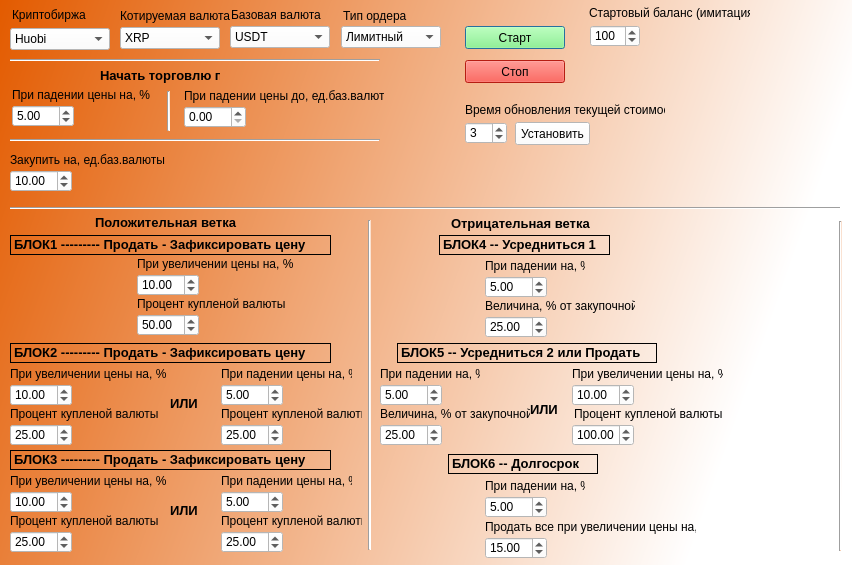
<?xml version="1.0" encoding="UTF-8"?>
<ui version="4.0">
 <class>TradeSettingsWindow</class>
 <widget class="QDialog" name="TradeSettingsWindow">
  <property name="windowModality">
   <enum>Qt::WindowModal</enum>
  </property>
  <property name="geometry">
   <rect>
    <x>0</x>
    <y>0</y>
    <width>852</width>
    <height>565</height>
   </rect>
  </property>
  <property name="sizePolicy">
   <sizepolicy hsizetype="Fixed" vsizetype="Fixed">
    <horstretch>0</horstretch>
    <verstretch>0</verstretch>
   </sizepolicy>
  </property>
  <property name="minimumSize">
   <size>
    <width>315</width>
    <height>357</height>
   </size>
  </property>
  <property name="contextMenuPolicy">
   <enum>Qt::ActionsContextMenu</enum>
  </property>
  <property name="windowTitle">
   <string>Настройки крипто-бота</string>
  </property>
  <property name="windowIcon">
   <iconset>
    <normaloff>img/Logo.jpg</normaloff>img/Logo.jpg</iconset>
  </property>
  <property name="whatsThis">
   <string notr="true"/>
  </property>
  <property name="styleSheet">
   <string notr="true">background-color: qlineargradient(spread:pad, x1:0, y1:0, x2:0.983, y2:0.227273, stop:0 rgba(227, 91, 0, 255), stop:1 rgba(255, 255, 255, 255));</string>
  </property>
  <property name="modal">
   <bool>true</bool>
  </property>
  <widget class="QComboBox" name="comboBox_exchangeType">
   <property name="enabled">
    <bool>true</bool>
   </property>
   <property name="geometry">
    <rect>
     <x>10</x>
     <y>28</y>
     <width>100</width>
     <height>22</height>
    </rect>
   </property>
   <property name="styleSheet">
    <string notr="true">background-color: rgb(255, 255, 255);</string>
   </property>
   <item>
    <property name="text">
     <string>Huobi</string>
    </property>
   </item>
   <item>
    <property name="text">
     <string>Myfin</string>
    </property>
   </item>
   <item>
    <property name="text">
     <string>Kucoin</string>
    </property>
   </item>
   <item>
    <property name="text">
     <string>Coinbase</string>
    </property>
   </item>
  </widget>
  <widget class="QLabel" name="label_exchangeType">
   <property name="enabled">
    <bool>true</bool>
   </property>
   <property name="geometry">
    <rect>
     <x>12</x>
     <y>5</y>
     <width>81</width>
     <height>20</height>
    </rect>
   </property>
   <property name="styleSheet">
    <string notr="true">background-color:0,0,0,10</string>
   </property>
   <property name="text">
    <string>Криптобиржа</string>
   </property>
  </widget>
  <widget class="QLabel" name="label_tradeBaseCoin">
   <property name="enabled">
    <bool>true</bool>
   </property>
   <property name="geometry">
    <rect>
     <x>231</x>
     <y>5</y>
     <width>110</width>
     <height>20</height>
    </rect>
   </property>
   <property name="styleSheet">
    <string notr="true">background-color:0,0,0,10</string>
   </property>
   <property name="text">
    <string>Базовая валюта</string>
   </property>
  </widget>
  <widget class="QLabel" name="label_tradeQuotCoin">
   <property name="enabled">
    <bool>true</bool>
   </property>
   <property name="geometry">
    <rect>
     <x>120</x>
     <y>6</y>
     <width>111</width>
     <height>20</height>
    </rect>
   </property>
   <property name="styleSheet">
    <string notr="true">background-color:0,0,0,10</string>
   </property>
   <property name="text">
    <string>Котируемая валюта</string>
   </property>
  </widget>
  <widget class="QComboBox" name="comboBox_tradeBaseCoin">
   <property name="enabled">
    <bool>true</bool>
   </property>
   <property name="geometry">
    <rect>
     <x>230</x>
     <y>26</y>
     <width>100</width>
     <height>22</height>
    </rect>
   </property>
   <property name="styleSheet">
    <string notr="true">background-color: rgb(255, 255, 255);</string>
   </property>
   <property name="inputMethodHints">
    <set>Qt::ImhNone</set>
   </property>
   <property name="editable">
    <bool>false</bool>
   </property>
   <property name="currentText">
    <string>USDT</string>
   </property>
   <property name="insertPolicy">
    <enum>QComboBox::InsertAlphabetically</enum>
   </property>
   <item>
    <property name="text">
     <string>USDT</string>
    </property>
   </item>
   <item>
    <property name="text">
     <string>RUB</string>
    </property>
   </item>
   <item>
    <property name="text">
     <string>USD</string>
    </property>
   </item>
   <item>
    <property name="text">
     <string>EUR</string>
    </property>
   </item>
   <item>
    <property name="text">
     <string>GBP</string>
    </property>
   </item>
  </widget>
  <widget class="QComboBox" name="comboBox_tradeQuotCoin">
   <property name="enabled">
    <bool>true</bool>
   </property>
   <property name="geometry">
    <rect>
     <x>120</x>
     <y>27</y>
     <width>100</width>
     <height>22</height>
    </rect>
   </property>
   <property name="styleSheet">
    <string notr="true">background-color: rgb(255, 255, 255);</string>
   </property>
   <item>
    <property name="text">
     <string>XRP</string>
    </property>
   </item>
   <item>
    <property name="text">
     <string>BTC</string>
    </property>
   </item>
   <item>
    <property name="text">
     <string>ETH</string>
    </property>
   </item>
   <item>
    <property name="text">
     <string>USDT</string>
    </property>
   </item>
   <item>
    <property name="text">
     <string>BNB</string>
    </property>
   </item>
   <item>
    <property name="text">
     <string>USD Coin</string>
    </property>
   </item>
   <item>
    <property name="text">
     <string>Cardano</string>
    </property>
   </item>
   <item>
    <property name="text">
     <string>Dogecoin</string>
    </property>
   </item>
   <item>
    <property name="text">
     <string>Solana</string>
    </property>
   </item>
   <item>
    <property name="text">
     <string>TRON</string>
    </property>
   </item>
   <item>
    <property name="text">
     <string>Ton</string>
    </property>
   </item>
   <item>
    <property name="text">
     <string>Dai</string>
    </property>
   </item>
   <item>
    <property name="text">
     <string>Polkadot</string>
    </property>
   </item>
   <item>
    <property name="text">
     <string>Polygon</string>
    </property>
   </item>
   <item>
    <property name="text">
     <string>Litecoin</string>
    </property>
   </item>
   <item>
    <property name="text">
     <string>SHIBA INU</string>
    </property>
   </item>
   <item>
    <property name="text">
     <string>Wrapped Bitcoin</string>
    </property>
   </item>
   <item>
    <property name="text">
     <string>Bitcoin Cash</string>
    </property>
   </item>
   <item>
    <property name="text">
     <string>UNUS SED LEO</string>
    </property>
   </item>
   <item>
    <property name="text">
     <string>Avalanche</string>
    </property>
   </item>
   <item>
    <property name="text">
     <string>TrueUSD</string>
    </property>
   </item>
   <item>
    <property name="text">
     <string>Chainlink</string>
    </property>
   </item>
   <item>
    <property name="text">
     <string>Stellar Lumens</string>
    </property>
   </item>
   <item>
    <property name="text">
     <string>Binance USD</string>
    </property>
   </item>
   <item>
    <property name="text">
     <string>Monero</string>
    </property>
   </item>
   <item>
    <property name="text">
     <string>Uniswap</string>
    </property>
   </item>
   <item>
    <property name="text">
     <string>Aave UNI V2</string>
    </property>
   </item>
   <item>
    <property name="text">
     <string>OKB</string>
    </property>
   </item>
   <item>
    <property name="text">
     <string>Cosmos</string>
    </property>
   </item>
   <item>
    <property name="text">
     <string>Ethereum Classic</string>
    </property>
   </item>
   <item>
    <property name="text">
     <string>Binance Chain Native Token</string>
    </property>
   </item>
   <item>
    <property name="text">
     <string>Crypto.com Coin</string>
    </property>
   </item>
   <item>
    <property name="text">
     <string>Hedera Hashgraph</string>
    </property>
   </item>
   <item>
    <property name="text">
     <string>THETA</string>
    </property>
   </item>
   <item>
    <property name="text">
     <string>Wrapped Bitcoin</string>
    </property>
   </item>
   <item>
    <property name="text">
     <string>IOTA</string>
    </property>
   </item>
   <item>
    <property name="text">
     <string>Bitcoin Cash</string>
    </property>
   </item>
   <item>
    <property name="text">
     <string>Stellar</string>
    </property>
   </item>
   <item>
    <property name="text">
     <string>Acala</string>
    </property>
   </item>
   <item>
    <property name="text">
     <string>XDC Mainnet</string>
    </property>
   </item>
   <item>
    <property name="text">
     <string>KuCoin Token</string>
    </property>
   </item>
   <item>
    <property name="text">
     <string>EOS</string>
    </property>
   </item>
   <item>
    <property name="text">
     <string>ZCash</string>
    </property>
   </item>
   <item>
    <property name="text">
     <string>NEO</string>
    </property>
   </item>
   <item>
    <property name="text">
     <string>DigitalCash</string>
    </property>
   </item>
   <item>
    <property name="text">
     <string>Verge</string>
    </property>
   </item>
   <item>
    <property name="text">
     <string>OmiseGo</string>
    </property>
   </item>
   <item>
    <property name="text">
     <string>NEM</string>
    </property>
   </item>
   <item>
    <property name="text">
     <string>DigiByte</string>
    </property>
   </item>
   <item>
    <property name="text">
     <string>Bitshares</string>
    </property>
   </item>
  </widget>
  <widget class="QLabel" name="label_percentStartCondition">
   <property name="enabled">
    <bool>true</bool>
   </property>
   <property name="geometry">
    <rect>
     <x>12</x>
     <y>85</y>
     <width>150</width>
     <height>20</height>
    </rect>
   </property>
   <property name="styleSheet">
    <string notr="true">background-color:0,0,0,10</string>
   </property>
   <property name="text">
    <string>При падении цены на, %</string>
   </property>
  </widget>
  <widget class="QDoubleSpinBox" name="doubleSpinBox_percentStartCondition">
   <property name="enabled">
    <bool>true</bool>
   </property>
   <property name="geometry">
    <rect>
     <x>12</x>
     <y>105</y>
     <width>62</width>
     <height>22</height>
    </rect>
   </property>
   <property name="styleSheet">
    <string notr="true">background-color: rgb(255, 255, 255);</string>
   </property>
   <property name="value">
    <double>5.000000000000000</double>
   </property>
  </widget>
  <widget class="QLabel" name="label_purchaseAmount">
   <property name="enabled">
    <bool>true</bool>
   </property>
   <property name="geometry">
    <rect>
     <x>10</x>
     <y>150</y>
     <width>160</width>
     <height>20</height>
    </rect>
   </property>
   <property name="styleSheet">
    <string notr="true">background-color:0,0,0,10</string>
   </property>
   <property name="text">
    <string>Закупить на, ед.баз.валюты</string>
   </property>
  </widget>
  <widget class="QDoubleSpinBox" name="doubleSpinBox_purchaseAmount">
   <property name="enabled">
    <bool>true</bool>
   </property>
   <property name="geometry">
    <rect>
     <x>10</x>
     <y>170</y>
     <width>62</width>
     <height>22</height>
    </rect>
   </property>
   <property name="styleSheet">
    <string notr="true">background-color: rgb(255, 255, 255);</string>
   </property>
   <property name="maximum">
    <double>999.990000000000009</double>
   </property>
   <property name="value">
    <double>10.000000000000000</double>
   </property>
  </widget>
  <widget class="Line" name="line_startTradeCondition">
   <property name="geometry">
    <rect>
     <x>167</x>
     <y>91</y>
     <width>3</width>
     <height>40</height>
    </rect>
   </property>
   <property name="orientation">
    <enum>Qt::Vertical</enum>
   </property>
  </widget>
  <widget class="QLabel" name="label_priceStartCondition">
   <property name="enabled">
    <bool>true</bool>
   </property>
   <property name="geometry">
    <rect>
     <x>184</x>
     <y>86</y>
     <width>200</width>
     <height>20</height>
    </rect>
   </property>
   <property name="styleSheet">
    <string notr="true">background-color:0,0,0,10</string>
   </property>
   <property name="text">
    <string>При падении цены до, ед.баз.валюты</string>
   </property>
  </widget>
  <widget class="QDoubleSpinBox" name="doubleSpinBox_priceStartCondition">
   <property name="enabled">
    <bool>true</bool>
   </property>
   <property name="geometry">
    <rect>
     <x>184</x>
     <y>106</y>
     <width>62</width>
     <height>22</height>
    </rect>
   </property>
   <property name="styleSheet">
    <string notr="true">background-color: rgb(255, 255, 255);</string>
   </property>
  </widget>
  <widget class="QLabel" name="label_startTradeCondition">
   <property name="geometry">
    <rect>
     <x>100</x>
     <y>66</y>
     <width>120</width>
     <height>20</height>
    </rect>
   </property>
   <property name="styleSheet">
    <string notr="true">background-color:0,0,0,10</string>
   </property>
   <property name="text">
    <string>&lt;html&gt;&lt;head/&gt;&lt;body&gt;&lt;p&gt;&lt;span style=&quot; font-size:10pt; font-weight:600;&quot;&gt;Начать торговлю при&lt;/span&gt;&lt;/p&gt;&lt;/body&gt;&lt;/html&gt;</string>
   </property>
  </widget>
  <widget class="Line" name="line_settingPanel">
   <property name="geometry">
    <rect>
     <x>10</x>
     <y>52</y>
     <width>370</width>
     <height>16</height>
    </rect>
   </property>
   <property name="styleSheet">
    <string notr="true">background-color:0,0,0,10</string>
   </property>
   <property name="orientation">
    <enum>Qt::Horizontal</enum>
   </property>
  </widget>
  <widget class="Line" name="line_settingPanel_2">
   <property name="geometry">
    <rect>
     <x>10</x>
     <y>132</y>
     <width>370</width>
     <height>16</height>
    </rect>
   </property>
   <property name="styleSheet">
    <string notr="true">background-color:0,0,0,10</string>
   </property>
   <property name="orientation">
    <enum>Qt::Horizontal</enum>
   </property>
  </widget>
  <widget class="Line" name="line_settingPanel_3">
   <property name="geometry">
    <rect>
     <x>10</x>
     <y>200</y>
     <width>830</width>
     <height>16</height>
    </rect>
   </property>
   <property name="styleSheet">
    <string notr="true">background-color:0,0,0,10</string>
   </property>
   <property name="orientation">
    <enum>Qt::Horizontal</enum>
   </property>
  </widget>
  <widget class="QLabel" name="label_positiveBranch_sell">
   <property name="geometry">
    <rect>
     <x>10</x>
     <y>235</y>
     <width>321</width>
     <height>20</height>
    </rect>
   </property>
   <property name="styleSheet">
    <string notr="true">background-color:0,0,0,10</string>
   </property>
   <property name="frameShape">
    <enum>QFrame::Box</enum>
   </property>
   <property name="text">
    <string>&lt;html&gt;&lt;head/&gt;&lt;body&gt;&lt;p&gt;&lt;span style=&quot; font-size:10pt; font-weight:600;&quot;&gt;БЛОК1 --------- Продать - Зафиксировать цену&lt;/span&gt;&lt;/p&gt;&lt;/body&gt;&lt;/html&gt;</string>
   </property>
  </widget>
  <widget class="QLabel" name="label_positiveBranch_upPercent">
   <property name="enabled">
    <bool>true</bool>
   </property>
   <property name="geometry">
    <rect>
     <x>137</x>
     <y>254</y>
     <width>230</width>
     <height>20</height>
    </rect>
   </property>
   <property name="styleSheet">
    <string notr="true">background-color:0,0,0,10</string>
   </property>
   <property name="text">
    <string>При увеличении цены на, %</string>
   </property>
  </widget>
  <widget class="QDoubleSpinBox" name="doubleSpinBox_positiveBranch_upPercent">
   <property name="enabled">
    <bool>true</bool>
   </property>
   <property name="geometry">
    <rect>
     <x>137</x>
     <y>274</y>
     <width>62</width>
     <height>22</height>
    </rect>
   </property>
   <property name="styleSheet">
    <string notr="true">background-color: rgb(255, 255, 255);</string>
   </property>
   <property name="maximum">
    <double>999.990000000000009</double>
   </property>
   <property name="value">
    <double>10.000000000000000</double>
   </property>
  </widget>
  <widget class="QLabel" name="label_positiveBranch_sellPercent">
   <property name="enabled">
    <bool>true</bool>
   </property>
   <property name="geometry">
    <rect>
     <x>137</x>
     <y>294</y>
     <width>190</width>
     <height>20</height>
    </rect>
   </property>
   <property name="styleSheet">
    <string notr="true">background-color:0,0,0,10</string>
   </property>
   <property name="text">
    <string>Процент купленой валюты</string>
   </property>
  </widget>
  <widget class="QDoubleSpinBox" name="doubleSpinBox_positiveBranch_sellPercent">
   <property name="enabled">
    <bool>true</bool>
   </property>
   <property name="geometry">
    <rect>
     <x>137</x>
     <y>314</y>
     <width>62</width>
     <height>22</height>
    </rect>
   </property>
   <property name="styleSheet">
    <string notr="true">background-color: rgb(255, 255, 255);</string>
   </property>
   <property name="maximum">
    <double>999.990000000000009</double>
   </property>
   <property name="value">
    <double>50.000000000000000</double>
   </property>
  </widget>
  <widget class="QLabel" name="label_positiveBranch">
   <property name="geometry">
    <rect>
     <x>95</x>
     <y>213</y>
     <width>160</width>
     <height>20</height>
    </rect>
   </property>
   <property name="styleSheet">
    <string notr="true">background-color:0,0,0,10</string>
   </property>
   <property name="text">
    <string>&lt;html&gt;&lt;head/&gt;&lt;body&gt;&lt;p&gt;&lt;span style=&quot; font-size:10pt; font-weight:600;&quot;&gt;Положительная ветка&lt;/span&gt;&lt;/p&gt;&lt;/body&gt;&lt;/html&gt;</string>
   </property>
  </widget>
  <widget class="Line" name="line_startTradeCondition_2">
   <property name="geometry">
    <rect>
     <x>368</x>
     <y>220</y>
     <width>3</width>
     <height>330</height>
    </rect>
   </property>
   <property name="orientation">
    <enum>Qt::Vertical</enum>
   </property>
  </widget>
  <widget class="QLabel" name="label_negativeBranch">
   <property name="geometry">
    <rect>
     <x>451</x>
     <y>214</y>
     <width>160</width>
     <height>20</height>
    </rect>
   </property>
   <property name="styleSheet">
    <string notr="true">background-color:0,0,0,10</string>
   </property>
   <property name="text">
    <string>&lt;html&gt;&lt;head/&gt;&lt;body&gt;&lt;p&gt;&lt;span style=&quot; font-size:10pt; font-weight:600;&quot;&gt;Отрицательная ветка&lt;/span&gt;&lt;/p&gt;&lt;/body&gt;&lt;/html&gt;</string>
   </property>
  </widget>
  <widget class="QDoubleSpinBox" name="doubleSpinBox_negativeBranch_averagePercent_1">
   <property name="enabled">
    <bool>true</bool>
   </property>
   <property name="geometry">
    <rect>
     <x>485</x>
     <y>316</y>
     <width>62</width>
     <height>22</height>
    </rect>
   </property>
   <property name="styleSheet">
    <string notr="true">background-color: rgb(255, 255, 255);</string>
   </property>
   <property name="maximum">
    <double>999.990000000000009</double>
   </property>
   <property name="value">
    <double>25.000000000000000</double>
   </property>
  </widget>
  <widget class="QLabel" name="label_negativeBranch_averagePercent_1">
   <property name="enabled">
    <bool>true</bool>
   </property>
   <property name="geometry">
    <rect>
     <x>485</x>
     <y>296</y>
     <width>150</width>
     <height>20</height>
    </rect>
   </property>
   <property name="styleSheet">
    <string notr="true">background-color:0,0,0,10</string>
   </property>
   <property name="text">
    <string>Величина, % от закупочной</string>
   </property>
  </widget>
  <widget class="QDoubleSpinBox" name="doubleSpinBox_negativeBranch_downPercent_1">
   <property name="enabled">
    <bool>true</bool>
   </property>
   <property name="geometry">
    <rect>
     <x>485</x>
     <y>276</y>
     <width>62</width>
     <height>22</height>
    </rect>
   </property>
   <property name="styleSheet">
    <string notr="true">background-color: rgb(255, 255, 255);</string>
   </property>
   <property name="maximum">
    <double>999.990000000000009</double>
   </property>
   <property name="value">
    <double>5.000000000000000</double>
   </property>
  </widget>
  <widget class="QLabel" name="label_negativeBranch_downPercent_1">
   <property name="enabled">
    <bool>true</bool>
   </property>
   <property name="geometry">
    <rect>
     <x>485</x>
     <y>256</y>
     <width>100</width>
     <height>20</height>
    </rect>
   </property>
   <property name="styleSheet">
    <string notr="true">background-color:0,0,0,10</string>
   </property>
   <property name="text">
    <string>При падении на, %</string>
   </property>
  </widget>
  <widget class="QLabel" name="label_negativeBranch_averaging1">
   <property name="geometry">
    <rect>
     <x>439</x>
     <y>235</y>
     <width>171</width>
     <height>20</height>
    </rect>
   </property>
   <property name="styleSheet">
    <string notr="true">background-color:0,0,0,10</string>
   </property>
   <property name="frameShape">
    <enum>QFrame::Box</enum>
   </property>
   <property name="text">
    <string>&lt;html&gt;&lt;head/&gt;&lt;body&gt;&lt;p&gt;&lt;span style=&quot; font-size:10pt; font-weight:600;&quot;&gt;БЛОК4 -- Усредниться 1&lt;/span&gt;&lt;/p&gt;&lt;/body&gt;&lt;/html&gt;</string>
   </property>
  </widget>
  <widget class="Line" name="line_startTradeCondition_3">
   <property name="geometry">
    <rect>
     <x>839</x>
     <y>221</y>
     <width>3</width>
     <height>330</height>
    </rect>
   </property>
   <property name="orientation">
    <enum>Qt::Vertical</enum>
   </property>
  </widget>
  <widget class="QDoubleSpinBox" name="doubleSpinBox_negativeBranch_averagePercent_2">
   <property name="enabled">
    <bool>true</bool>
   </property>
   <property name="geometry">
    <rect>
     <x>380</x>
     <y>424</y>
     <width>62</width>
     <height>22</height>
    </rect>
   </property>
   <property name="styleSheet">
    <string notr="true">background-color: rgb(255, 255, 255);</string>
   </property>
   <property name="maximum">
    <double>999.990000000000009</double>
   </property>
   <property name="value">
    <double>25.000000000000000</double>
   </property>
  </widget>
  <widget class="QDoubleSpinBox" name="doubleSpinBox_negativeBranch_downPercent_2">
   <property name="enabled">
    <bool>true</bool>
   </property>
   <property name="geometry">
    <rect>
     <x>380</x>
     <y>384</y>
     <width>62</width>
     <height>22</height>
    </rect>
   </property>
   <property name="styleSheet">
    <string notr="true">background-color: rgb(255, 255, 255);</string>
   </property>
   <property name="maximum">
    <double>999.990000000000009</double>
   </property>
   <property name="value">
    <double>5.000000000000000</double>
   </property>
  </widget>
  <widget class="QLabel" name="label_negativeBranch_averaging2">
   <property name="geometry">
    <rect>
     <x>397</x>
     <y>343</y>
     <width>260</width>
     <height>20</height>
    </rect>
   </property>
   <property name="styleSheet">
    <string notr="true">background-color:0,0,0,10</string>
   </property>
   <property name="frameShape">
    <enum>QFrame::Box</enum>
   </property>
   <property name="text">
    <string>&lt;html&gt;&lt;head/&gt;&lt;body&gt;&lt;p&gt;&lt;span style=&quot; font-size:10pt; font-weight:600;&quot;&gt;БЛОК5 -- Усредниться 2 или Продать&lt;/span&gt;&lt;/p&gt;&lt;/body&gt;&lt;/html&gt;</string>
   </property>
  </widget>
  <widget class="QLabel" name="label_negativeBranch_averagePercent_2">
   <property name="enabled">
    <bool>true</bool>
   </property>
   <property name="geometry">
    <rect>
     <x>380</x>
     <y>404</y>
     <width>150</width>
     <height>20</height>
    </rect>
   </property>
   <property name="styleSheet">
    <string notr="true">background-color:0,0,0,10</string>
   </property>
   <property name="text">
    <string>Величина, % от закупочной</string>
   </property>
  </widget>
  <widget class="QLabel" name="label_negativeBranch_downPercent_2">
   <property name="enabled">
    <bool>true</bool>
   </property>
   <property name="geometry">
    <rect>
     <x>380</x>
     <y>364</y>
     <width>100</width>
     <height>20</height>
    </rect>
   </property>
   <property name="styleSheet">
    <string notr="true">background-color:0,0,0,10</string>
   </property>
   <property name="text">
    <string>При падении на, %</string>
   </property>
  </widget>
  <widget class="QLabel" name="label_positiveBranch_upSellPercent_2">
   <property name="enabled">
    <bool>true</bool>
   </property>
   <property name="geometry">
    <rect>
     <x>10</x>
     <y>404</y>
     <width>190</width>
     <height>20</height>
    </rect>
   </property>
   <property name="styleSheet">
    <string notr="true">background-color:0,0,0,10</string>
   </property>
   <property name="text">
    <string>Процент купленой валюты</string>
   </property>
  </widget>
  <widget class="QDoubleSpinBox" name="doubleSpinBox_positiveBranch_upSellPercent_2">
   <property name="enabled">
    <bool>true</bool>
   </property>
   <property name="geometry">
    <rect>
     <x>10</x>
     <y>424</y>
     <width>62</width>
     <height>22</height>
    </rect>
   </property>
   <property name="styleSheet">
    <string notr="true">background-color: rgb(255, 255, 255);</string>
   </property>
   <property name="maximum">
    <double>999.990000000000009</double>
   </property>
   <property name="value">
    <double>25.000000000000000</double>
   </property>
  </widget>
  <widget class="QLabel" name="label_positiveBranch_sell_2">
   <property name="geometry">
    <rect>
     <x>10</x>
     <y>343</y>
     <width>321</width>
     <height>20</height>
    </rect>
   </property>
   <property name="styleSheet">
    <string notr="true">background-color:0,0,0,10</string>
   </property>
   <property name="frameShape">
    <enum>QFrame::Box</enum>
   </property>
   <property name="text">
    <string>&lt;html&gt;&lt;head/&gt;&lt;body&gt;&lt;p&gt;&lt;span style=&quot; font-size:10pt; font-weight:600;&quot;&gt;БЛОК2 --------- Продать - Зафиксировать цену &lt;/span&gt;&lt;/p&gt;&lt;/body&gt;&lt;/html&gt;</string>
   </property>
  </widget>
  <widget class="QLabel" name="label_positiveBranch_upPercent_2">
   <property name="enabled">
    <bool>true</bool>
   </property>
   <property name="geometry">
    <rect>
     <x>10</x>
     <y>364</y>
     <width>230</width>
     <height>20</height>
    </rect>
   </property>
   <property name="styleSheet">
    <string notr="true">background-color:0,0,0,10</string>
   </property>
   <property name="text">
    <string>При увеличении цены на, %</string>
   </property>
  </widget>
  <widget class="QDoubleSpinBox" name="doubleSpinBox_positiveBranch_upPercent_2">
   <property name="enabled">
    <bool>true</bool>
   </property>
   <property name="geometry">
    <rect>
     <x>10</x>
     <y>384</y>
     <width>62</width>
     <height>22</height>
    </rect>
   </property>
   <property name="styleSheet">
    <string notr="true">background-color: rgb(255, 255, 255);</string>
   </property>
   <property name="maximum">
    <double>999.990000000000009</double>
   </property>
   <property name="value">
    <double>10.000000000000000</double>
   </property>
  </widget>
  <widget class="QLabel" name="label_positiveBranch_downPercent_3">
   <property name="enabled">
    <bool>true</bool>
   </property>
   <property name="geometry">
    <rect>
     <x>221</x>
     <y>364</y>
     <width>131</width>
     <height>20</height>
    </rect>
   </property>
   <property name="styleSheet">
    <string notr="true">background-color:0,0,0,10</string>
   </property>
   <property name="text">
    <string>При падении цены на, %</string>
   </property>
  </widget>
  <widget class="QDoubleSpinBox" name="doubleSpinBox_positiveBranch_downPercent_3">
   <property name="enabled">
    <bool>true</bool>
   </property>
   <property name="geometry">
    <rect>
     <x>221</x>
     <y>384</y>
     <width>62</width>
     <height>22</height>
    </rect>
   </property>
   <property name="styleSheet">
    <string notr="true">background-color: rgb(255, 255, 255);</string>
   </property>
   <property name="maximum">
    <double>999.990000000000009</double>
   </property>
   <property name="value">
    <double>5.000000000000000</double>
   </property>
  </widget>
  <widget class="QDoubleSpinBox" name="doubleSpinBox_positiveBranch_downSellPercent_3">
   <property name="enabled">
    <bool>true</bool>
   </property>
   <property name="geometry">
    <rect>
     <x>221</x>
     <y>424</y>
     <width>62</width>
     <height>22</height>
    </rect>
   </property>
   <property name="styleSheet">
    <string notr="true">background-color: rgb(255, 255, 255);</string>
   </property>
   <property name="maximum">
    <double>999.990000000000009</double>
   </property>
   <property name="value">
    <double>25.000000000000000</double>
   </property>
  </widget>
  <widget class="QLabel" name="label_positiveBranch_downSellPercent_3">
   <property name="enabled">
    <bool>true</bool>
   </property>
   <property name="geometry">
    <rect>
     <x>221</x>
     <y>404</y>
     <width>141</width>
     <height>20</height>
    </rect>
   </property>
   <property name="styleSheet">
    <string notr="true">background-color:0,0,0,10</string>
   </property>
   <property name="text">
    <string>Процент купленой валюты</string>
   </property>
  </widget>
  <widget class="QLabel" name="label_positiveBranch_or3">
   <property name="geometry">
    <rect>
     <x>170</x>
     <y>394</y>
     <width>31</width>
     <height>20</height>
    </rect>
   </property>
   <property name="styleSheet">
    <string notr="true">background-color:0,0,0,10</string>
   </property>
   <property name="text">
    <string>&lt;html&gt;&lt;head/&gt;&lt;body&gt;&lt;p&gt;&lt;span style=&quot; font-size:10pt; font-weight:600;&quot;&gt;ИЛИ&lt;/span&gt;&lt;/p&gt;&lt;/body&gt;&lt;/html&gt;</string>
   </property>
  </widget>
  <widget class="QLabel" name="label_positiveBranch_sell_4">
   <property name="geometry">
    <rect>
     <x>10</x>
     <y>450</y>
     <width>321</width>
     <height>20</height>
    </rect>
   </property>
   <property name="styleSheet">
    <string notr="true">background-color:0,0,0,10</string>
   </property>
   <property name="frameShape">
    <enum>QFrame::Box</enum>
   </property>
   <property name="text">
    <string>&lt;html&gt;&lt;head/&gt;&lt;body&gt;&lt;p&gt;&lt;span style=&quot; font-size:10pt; font-weight:600;&quot;&gt;БЛОК3 --------- Продать - Зафиксировать цену &lt;/span&gt;&lt;/p&gt;&lt;/body&gt;&lt;/html&gt;</string>
   </property>
  </widget>
  <widget class="QLabel" name="label_positiveBranch_upPercent_4">
   <property name="enabled">
    <bool>true</bool>
   </property>
   <property name="geometry">
    <rect>
     <x>10</x>
     <y>471</y>
     <width>230</width>
     <height>20</height>
    </rect>
   </property>
   <property name="styleSheet">
    <string notr="true">background-color:0,0,0,10</string>
   </property>
   <property name="text">
    <string>При увеличении цены на, %</string>
   </property>
  </widget>
  <widget class="QDoubleSpinBox" name="doubleSpinBox_positiveBranch_upPercent_4">
   <property name="enabled">
    <bool>true</bool>
   </property>
   <property name="geometry">
    <rect>
     <x>10</x>
     <y>491</y>
     <width>62</width>
     <height>22</height>
    </rect>
   </property>
   <property name="styleSheet">
    <string notr="true">background-color: rgb(255, 255, 255);</string>
   </property>
   <property name="maximum">
    <double>999.990000000000009</double>
   </property>
   <property name="value">
    <double>10.000000000000000</double>
   </property>
  </widget>
  <widget class="QDoubleSpinBox" name="doubleSpinBox_positiveBranch_downPercent_4">
   <property name="enabled">
    <bool>true</bool>
   </property>
   <property name="geometry">
    <rect>
     <x>221</x>
     <y>491</y>
     <width>62</width>
     <height>22</height>
    </rect>
   </property>
   <property name="styleSheet">
    <string notr="true">background-color: rgb(255, 255, 255);</string>
   </property>
   <property name="maximum">
    <double>999.990000000000009</double>
   </property>
   <property name="value">
    <double>5.000000000000000</double>
   </property>
  </widget>
  <widget class="QLabel" name="label_positiveBranch_downSellPercent_4">
   <property name="enabled">
    <bool>true</bool>
   </property>
   <property name="geometry">
    <rect>
     <x>221</x>
     <y>511</y>
     <width>141</width>
     <height>20</height>
    </rect>
   </property>
   <property name="styleSheet">
    <string notr="true">background-color:0,0,0,10</string>
   </property>
   <property name="text">
    <string>Процент купленой валюты</string>
   </property>
  </widget>
  <widget class="QDoubleSpinBox" name="doubleSpinBox_positiveBranch_downSellPercent_4">
   <property name="enabled">
    <bool>true</bool>
   </property>
   <property name="geometry">
    <rect>
     <x>221</x>
     <y>531</y>
     <width>62</width>
     <height>22</height>
    </rect>
   </property>
   <property name="styleSheet">
    <string notr="true">background-color: rgb(255, 255, 255);</string>
   </property>
   <property name="maximum">
    <double>999.990000000000009</double>
   </property>
   <property name="value">
    <double>25.000000000000000</double>
   </property>
  </widget>
  <widget class="QDoubleSpinBox" name="doubleSpinBox_positiveBranch_upSellPercent_4">
   <property name="enabled">
    <bool>true</bool>
   </property>
   <property name="geometry">
    <rect>
     <x>10</x>
     <y>531</y>
     <width>62</width>
     <height>22</height>
    </rect>
   </property>
   <property name="styleSheet">
    <string notr="true">background-color: rgb(255, 255, 255);</string>
   </property>
   <property name="maximum">
    <double>999.990000000000009</double>
   </property>
   <property name="value">
    <double>25.000000000000000</double>
   </property>
  </widget>
  <widget class="QLabel" name="label_positiveBranch_or4">
   <property name="geometry">
    <rect>
     <x>170</x>
     <y>501</y>
     <width>31</width>
     <height>20</height>
    </rect>
   </property>
   <property name="styleSheet">
    <string notr="true">background-color:0,0,0,10</string>
   </property>
   <property name="text">
    <string>&lt;html&gt;&lt;head/&gt;&lt;body&gt;&lt;p&gt;&lt;span style=&quot; font-size:10pt; font-weight:600;&quot;&gt;ИЛИ&lt;/span&gt;&lt;/p&gt;&lt;/body&gt;&lt;/html&gt;</string>
   </property>
  </widget>
  <widget class="QLabel" name="label_positiveBranch_upSellPercent_4">
   <property name="enabled">
    <bool>true</bool>
   </property>
   <property name="geometry">
    <rect>
     <x>10</x>
     <y>511</y>
     <width>190</width>
     <height>20</height>
    </rect>
   </property>
   <property name="styleSheet">
    <string notr="true">background-color:0,0,0,10</string>
   </property>
   <property name="text">
    <string>Процент купленой валюты</string>
   </property>
  </widget>
  <widget class="QLabel" name="label_positiveBranch_downPercent_4">
   <property name="enabled">
    <bool>true</bool>
   </property>
   <property name="geometry">
    <rect>
     <x>221</x>
     <y>471</y>
     <width>131</width>
     <height>20</height>
    </rect>
   </property>
   <property name="styleSheet">
    <string notr="true">background-color:0,0,0,10</string>
   </property>
   <property name="text">
    <string>При падении цены на, %</string>
   </property>
  </widget>
  <widget class="QLabel" name="label_negativeBranch_upPercent1">
   <property name="enabled">
    <bool>true</bool>
   </property>
   <property name="geometry">
    <rect>
     <x>572</x>
     <y>364</y>
     <width>151</width>
     <height>20</height>
    </rect>
   </property>
   <property name="styleSheet">
    <string notr="true">background-color:0,0,0,10</string>
   </property>
   <property name="text">
    <string>При увеличении цены на, %</string>
   </property>
  </widget>
  <widget class="QDoubleSpinBox" name="doubleSpinBox_negativeBranch_upPercent1">
   <property name="enabled">
    <bool>true</bool>
   </property>
   <property name="geometry">
    <rect>
     <x>572</x>
     <y>384</y>
     <width>62</width>
     <height>22</height>
    </rect>
   </property>
   <property name="styleSheet">
    <string notr="true">background-color: rgb(255, 255, 255);</string>
   </property>
   <property name="maximum">
    <double>999.990000000000009</double>
   </property>
   <property name="value">
    <double>10.000000000000000</double>
   </property>
  </widget>
  <widget class="QDoubleSpinBox" name="doubleSpinBox_negativeBranch_upSellPercent1">
   <property name="enabled">
    <bool>true</bool>
   </property>
   <property name="geometry">
    <rect>
     <x>572</x>
     <y>424</y>
     <width>62</width>
     <height>22</height>
    </rect>
   </property>
   <property name="styleSheet">
    <string notr="true">background-color: rgb(255, 255, 255);</string>
   </property>
   <property name="maximum">
    <double>999.990000000000009</double>
   </property>
   <property name="value">
    <double>100.000000000000000</double>
   </property>
  </widget>
  <widget class="QLabel" name="label_negativeBranch_upSellPercent1">
   <property name="enabled">
    <bool>true</bool>
   </property>
   <property name="geometry">
    <rect>
     <x>574</x>
     <y>404</y>
     <width>190</width>
     <height>20</height>
    </rect>
   </property>
   <property name="styleSheet">
    <string notr="true">background-color:0,0,0,10</string>
   </property>
   <property name="text">
    <string>Процент купленой валюты</string>
   </property>
  </widget>
  <widget class="QLabel" name="label_negativeBranch_long1">
   <property name="geometry">
    <rect>
     <x>448</x>
     <y>454</y>
     <width>150</width>
     <height>20</height>
    </rect>
   </property>
   <property name="styleSheet">
    <string notr="true">background-color:0,0,0,10</string>
   </property>
   <property name="frameShape">
    <enum>QFrame::Box</enum>
   </property>
   <property name="text">
    <string>&lt;html&gt;&lt;head/&gt;&lt;body&gt;&lt;p&gt;&lt;span style=&quot; font-size:10pt; font-weight:600;&quot;&gt;БЛОК6 -- Долгосрок&lt;/span&gt;&lt;/p&gt;&lt;/body&gt;&lt;/html&gt;</string>
   </property>
  </widget>
  <widget class="QLabel" name="label_negativeBranch_long1_2">
   <property name="enabled">
    <bool>true</bool>
   </property>
   <property name="geometry">
    <rect>
     <x>485</x>
     <y>476</y>
     <width>100</width>
     <height>20</height>
    </rect>
   </property>
   <property name="styleSheet">
    <string notr="true">background-color:0,0,0,10</string>
   </property>
   <property name="text">
    <string>При падении на, %</string>
   </property>
  </widget>
  <widget class="QDoubleSpinBox" name="doubleSpinBox_negativeBranch_long1">
   <property name="enabled">
    <bool>true</bool>
   </property>
   <property name="geometry">
    <rect>
     <x>485</x>
     <y>496</y>
     <width>62</width>
     <height>22</height>
    </rect>
   </property>
   <property name="styleSheet">
    <string notr="true">background-color: rgb(255, 255, 255);</string>
   </property>
   <property name="maximum">
    <double>999.990000000000009</double>
   </property>
   <property name="value">
    <double>5.000000000000000</double>
   </property>
  </widget>
  <widget class="QLabel" name="label_negativeBranch_sellAllLong1">
   <property name="enabled">
    <bool>true</bool>
   </property>
   <property name="geometry">
    <rect>
     <x>485</x>
     <y>517</y>
     <width>211</width>
     <height>20</height>
    </rect>
   </property>
   <property name="styleSheet">
    <string notr="true">background-color:0,0,0,10</string>
   </property>
   <property name="text">
    <string>Продать все при увеличении цены на, %</string>
   </property>
  </widget>
  <widget class="QDoubleSpinBox" name="doubleSpinBox_negativeBranch_sellAllLong1">
   <property name="enabled">
    <bool>true</bool>
   </property>
   <property name="geometry">
    <rect>
     <x>485</x>
     <y>537</y>
     <width>62</width>
     <height>22</height>
    </rect>
   </property>
   <property name="styleSheet">
    <string notr="true">background-color: rgb(255, 255, 255);</string>
   </property>
   <property name="maximum">
    <double>999.990000000000009</double>
   </property>
   <property name="value">
    <double>15.000000000000000</double>
   </property>
  </widget>
  <widget class="QComboBox" name="comboBox_orderType">
   <property name="enabled">
    <bool>true</bool>
   </property>
   <property name="geometry">
    <rect>
     <x>341</x>
     <y>26</y>
     <width>100</width>
     <height>22</height>
    </rect>
   </property>
   <property name="styleSheet">
    <string notr="true">background-color: rgb(255, 255, 255);</string>
   </property>
   <item>
    <property name="text">
     <string>Лимитный</string>
    </property>
   </item>
   <item>
    <property name="text">
     <string>Рыночный</string>
    </property>
   </item>
  </widget>
  <widget class="QLabel" name="label_orderType">
   <property name="enabled">
    <bool>true</bool>
   </property>
   <property name="geometry">
    <rect>
     <x>343</x>
     <y>6</y>
     <width>81</width>
     <height>20</height>
    </rect>
   </property>
   <property name="styleSheet">
    <string notr="true">background-color:0,0,0,10</string>
   </property>
   <property name="text">
    <string>Тип ордера</string>
   </property>
  </widget>
  <widget class="QPushButton" name="pushButton_startTrade">
   <property name="geometry">
    <rect>
     <x>465</x>
     <y>26</y>
     <width>100</width>
     <height>23</height>
    </rect>
   </property>
   <property name="styleSheet">
    <string notr="true">background-color: rgb(126, 255, 112);</string>
   </property>
   <property name="text">
    <string>Старт</string>
   </property>
  </widget>
  <widget class="QLabel" name="label_negativeBranch_or1">
   <property name="geometry">
    <rect>
     <x>530</x>
     <y>400</y>
     <width>31</width>
     <height>20</height>
    </rect>
   </property>
   <property name="styleSheet">
    <string notr="true">background-color:0,0,0,10</string>
   </property>
   <property name="text">
    <string>&lt;html&gt;&lt;head/&gt;&lt;body&gt;&lt;p&gt;&lt;span style=&quot; font-size:10pt; font-weight:600;&quot;&gt;ИЛИ&lt;/span&gt;&lt;/p&gt;&lt;/body&gt;&lt;/html&gt;</string>
   </property>
  </widget>
  <widget class="QPushButton" name="pushButton_stopTrade">
   <property name="geometry">
    <rect>
     <x>465</x>
     <y>60</y>
     <width>100</width>
     <height>23</height>
    </rect>
   </property>
   <property name="styleSheet">
    <string notr="true">background-color: rgb(255, 40, 25);</string>
   </property>
   <property name="text">
    <string>Стоп</string>
   </property>
  </widget>
  <widget class="QPushButton" name="pushButton_EnableRefreshTime">
   <property name="enabled">
    <bool>true</bool>
   </property>
   <property name="geometry">
    <rect>
     <x>515</x>
     <y>122</y>
     <width>75</width>
     <height>23</height>
    </rect>
   </property>
   <property name="styleSheet">
    <string notr="true">background-color: rgb(255, 255, 255);</string>
   </property>
   <property name="text">
    <string>Установить</string>
   </property>
  </widget>
  <widget class="QLabel" name="label_refreshTime">
   <property name="enabled">
    <bool>true</bool>
   </property>
   <property name="geometry">
    <rect>
     <x>465</x>
     <y>102</y>
     <width>200</width>
     <height>16</height>
    </rect>
   </property>
   <property name="styleSheet">
    <string notr="true">background-color:0,0,0,10</string>
   </property>
   <property name="text">
    <string>&lt;html&gt;&lt;head/&gt;&lt;body&gt;&lt;p&gt;Время обновления текущей стоимости&lt;/p&gt;&lt;/body&gt;&lt;/html&gt;</string>
   </property>
  </widget>
  <widget class="QSpinBox" name="spinBox_refreshTime">
   <property name="enabled">
    <bool>true</bool>
   </property>
   <property name="geometry">
    <rect>
     <x>465</x>
     <y>122</y>
     <width>42</width>
     <height>22</height>
    </rect>
   </property>
   <property name="styleSheet">
    <string notr="true">background-color: rgb(255, 255, 255);</string>
   </property>
   <property name="value">
    <number>3</number>
   </property>
  </widget>
  <widget class="QLabel" name="label_startBalance">
   <property name="enabled">
    <bool>true</bool>
   </property>
   <property name="geometry">
    <rect>
     <x>589</x>
     <y>5</y>
     <width>161</width>
     <height>16</height>
    </rect>
   </property>
   <property name="styleSheet">
    <string notr="true">background-color:0,0,0,10</string>
   </property>
   <property name="text">
    <string>&lt;html&gt;&lt;head/&gt;&lt;body&gt;&lt;p&gt;Стартовый баланс (имитация)&lt;/p&gt;&lt;/body&gt;&lt;/html&gt;</string>
   </property>
  </widget>
  <widget class="QSpinBox" name="spinBox_startBalance">
   <property name="enabled">
    <bool>true</bool>
   </property>
   <property name="geometry">
    <rect>
     <x>590</x>
     <y>25</y>
     <width>50</width>
     <height>22</height>
    </rect>
   </property>
   <property name="styleSheet">
    <string notr="true">background-color: rgb(255, 255, 255);</string>
   </property>
   <property name="maximum">
    <number>9999</number>
   </property>
   <property name="value">
    <number>100</number>
   </property>
  </widget>
 </widget>
 <resources/>
 <connections/>
</ui>
